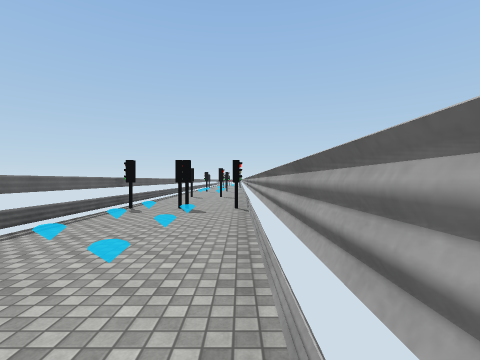
[1] (above)

13 first-person views from a walk through a Unity game level. The camera is 1.5 m above the floor, looks level and sees 85° across. The floor is counted in squares, 2 m on a side. Each view is taken from the middle of a square. On the plan, view 1 faces up. The plan holds only what a view shows up to about 9 squares ahead; the rest is blank. The place goes on beyond the plan. The player is left out. Some surface patterns are stand-ins.

[2]
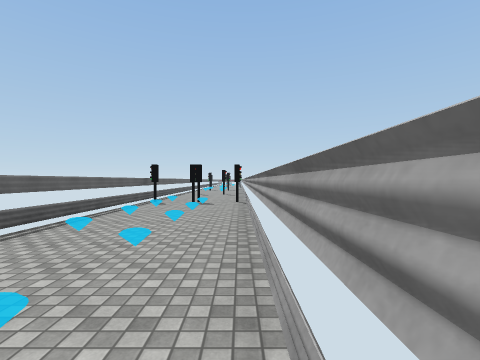

[3]
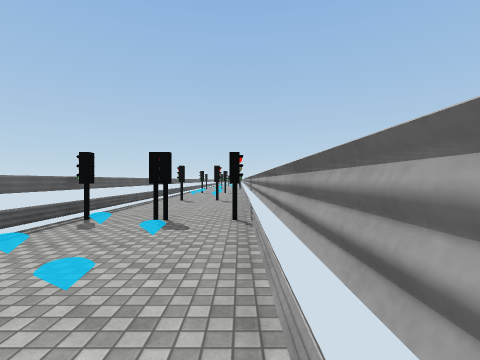

[4]
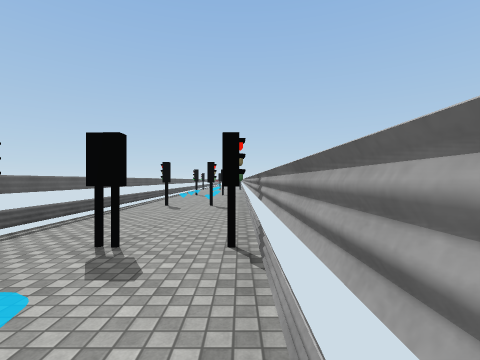

[5]
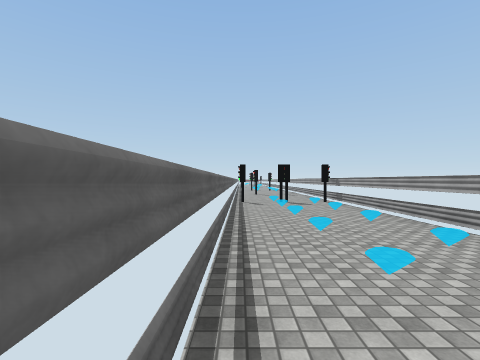

[6]
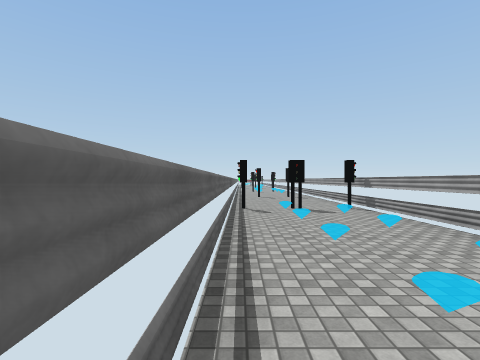

[7]
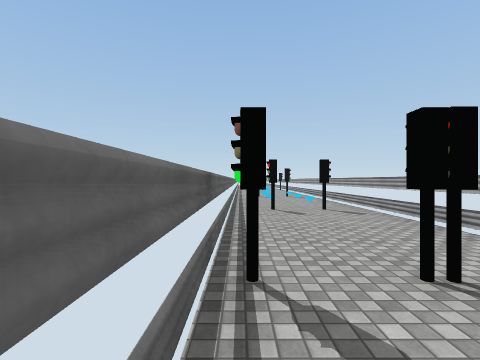

[8]
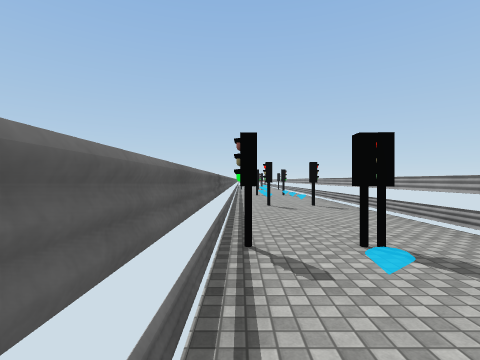

[9]
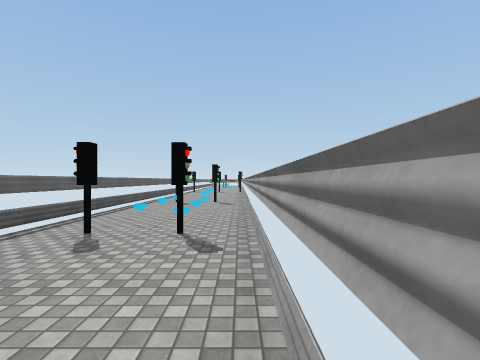

[10]
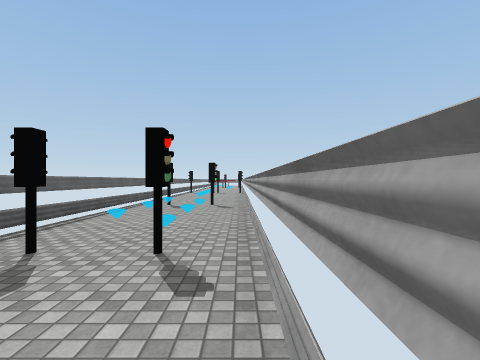

[11]
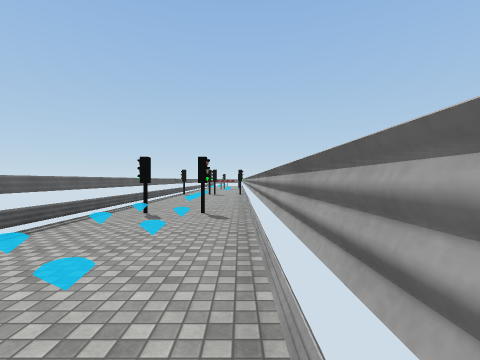

[12]
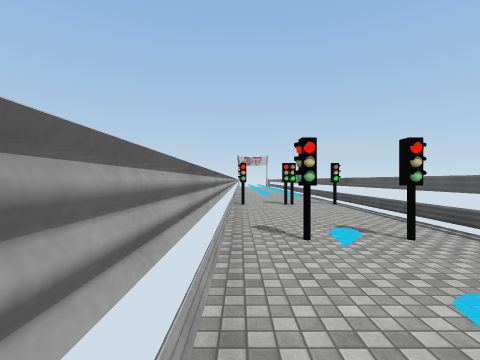

[13]
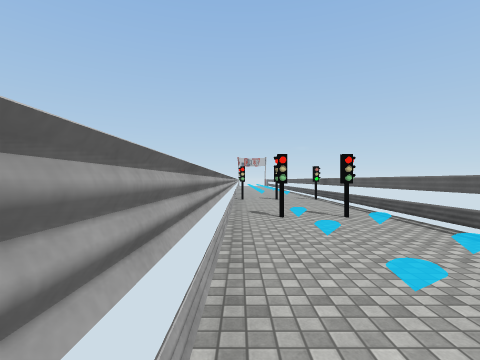

### Floor plan
Key: @ floor where view 1 was taken; # wall or solid block; . main floor; : floor 0.5 m higher than the main floor; / step, stairs or slope.
Columns run from 4 left of view 1 to 1 right of it. Each row starts with its distance up from view 1.
 17 #.##.#
 16 #./..#
 15 #./..#
 14 #..:.#
 13 #....#
 12 #..#.#
 11 #....#
 10 #....#
  9 #....#
  8 #....#
  7 ##..##
  6 #....#
  5 #..:.#
  4 #....#
  3 #....#
  2 #..:.#
  1 #....#
  0 #...@#
 -1 #..:.#
 -2 #.  .#

Where each view was taken, in squares from view 1:
view 1: 0 up, 0 right, facing up
view 2: 2 down, 0 right, facing up
view 3: 2 up, 0 right, facing up
view 4: 4 up, 0 right, facing up
view 5: 2 down, 3 left, facing up
view 6: 0 up, 3 left, facing up
view 7: 5 up, 3 left, facing up
view 8: 4 up, 3 left, facing up
view 9: 8 up, 0 right, facing up
view 10: 9 up, 0 right, facing up
view 11: 11 up, 0 right, facing up
view 12: 15 up, 0 right, facing down
view 13: 17 up, 0 right, facing down
